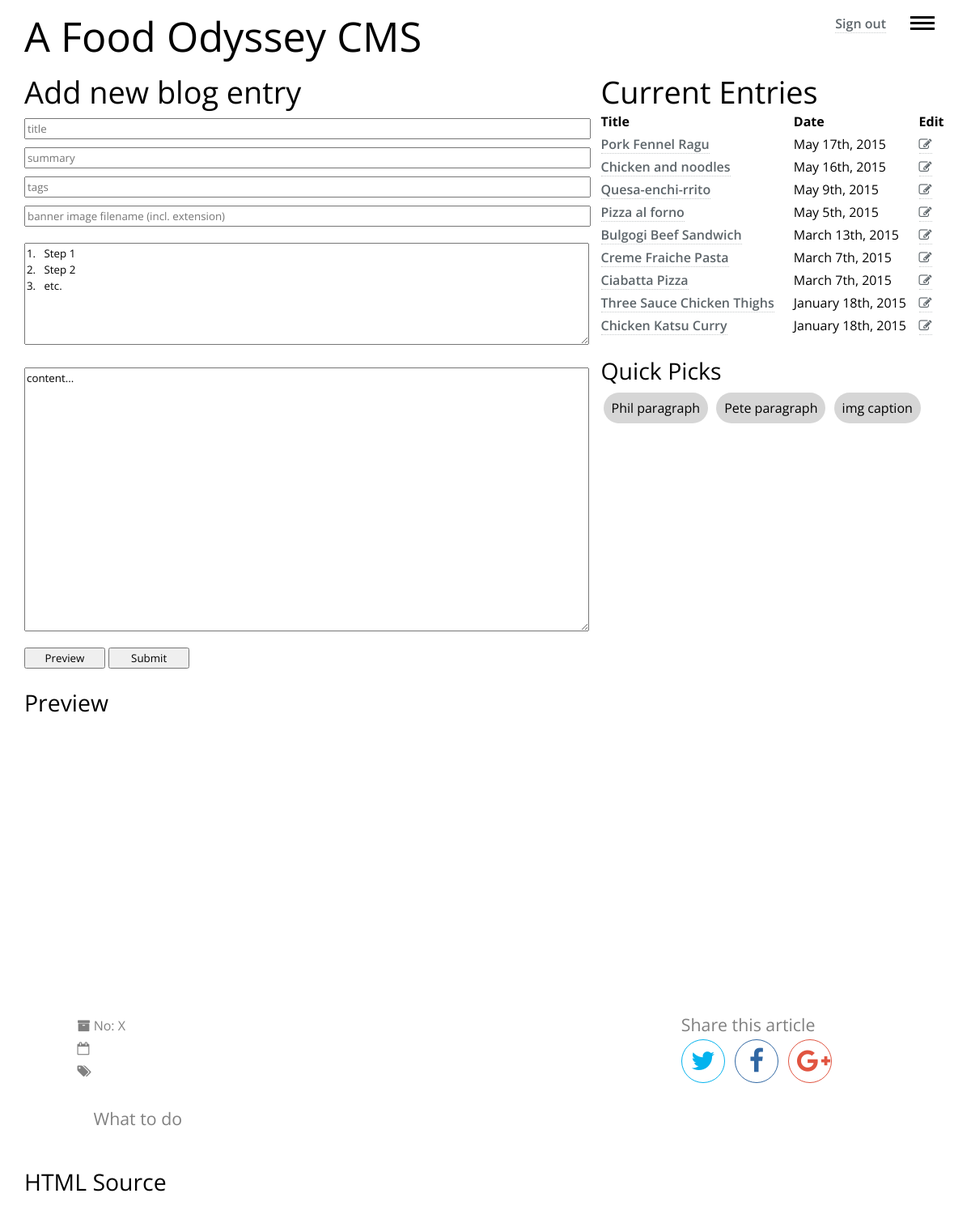
Page /content.php (signed in) on the earlier database version.
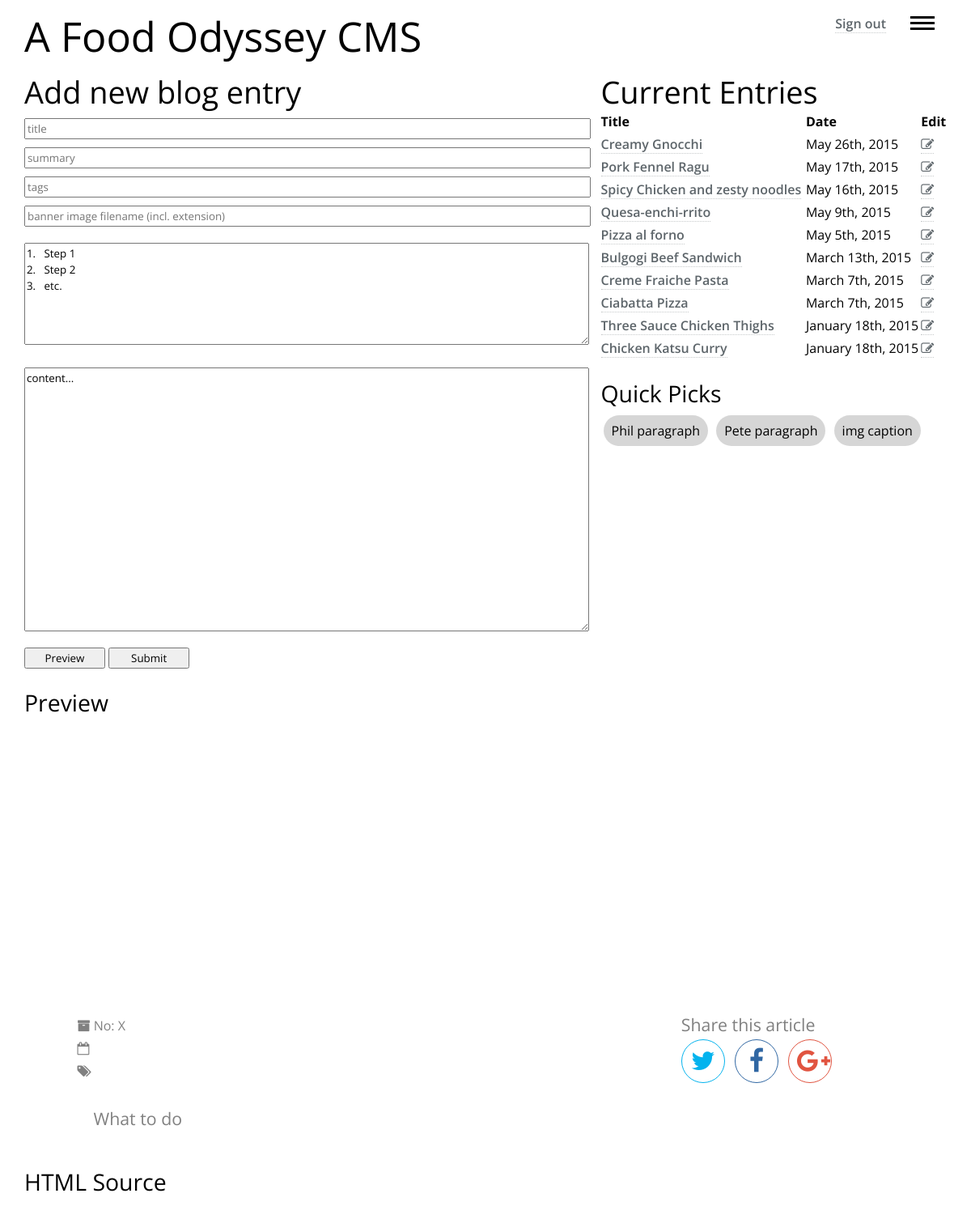
Same page on the later database version.
### tables this page shows
CREATE TABLE IF NOT EXISTS `articles` (
  `id` smallint(5) unsigned NOT NULL AUTO_INCREMENT,
  `title` varchar(50) NOT NULL,
  `summary` text NOT NULL,
  `tags` varchar(50) DEFAULT NULL,
  `banner_image_path` varchar(50) NOT NULL,
  `directions_md` text NOT NULL,
  `directions_html` text NOT NULL,
  `content_md` mediumtext NOT NULL,
  `content_html` mediumtext NOT NULL,
  `pubDate` datetime NOT NULL,
  `url` varchar(50) NOT NULL,
  PRIMARY KEY (`id`)
);

### Database.php (called while the page is built, shortened)
<?php
require "Article.php";
class Database
{
	private $mConnection;
	public function openPrivilegedConnection()
	{
		$result = false;
		$this->mConnection = new mysqli("localhost", "cmsAdmin", "h6tn2uCA5xpDraC8", "cms");
		if ($this->mConnection)
        {
            $result = true;
        }
        return $result;
	}
	public function getArticles()
	{
		$articles = array();
		$query = "SELECT * FROM articles ORDER BY pubDate DESC";
	    $stmt = mysqli_prepare($this->mConnection, $query);
	    if (!mysqli_stmt_execute($stmt))
	    {
	        throw new Exception("Database query failed");
	    }
	    else
	    {
	        mysqli_stmt_bind_result($stmt, $idCol, $titleCol, $summaryCol, $tagsCol, $bannerImagePathCol,
	        	$directionsMdCol, $directionsHtmlCol, $contentMdCol, $contentHtmlCol, $pubDateCol, $urlCol);
	        while (mysqli_stmt_fetch($stmt))
	        {
	        	$article = new Article($idCol, $titleCol, $summaryCol, $tagsCol, $contentMdCol,
	        		$contentHtmlCol, date_create_from_format('Y-m-d H:i:s', $pubDateCol), $bannerImagePathCol,
	        		$directionsMdCol, $directionsHtmlCol, $urlCol);
	        	array_push($articles, $article);
	        }
		}
		return $articles;
	}
}

### Article.php (called while the page is built, shortened)
<?php
class Article
{
	private $mId;
	private $mTitle;
	private $mPubDate;
	private $mUrl;
	public function __construct($id, $title, $summary, $tags, $contentMd, $contentHtml, $pubDate, $bannerImagePath,
		$directionsMd, $directionsHtml, $url)
	{
		$this->mId = $id;
		$this->mTitle = $title;
		$this->mUrl = $url;
		if ($pubDate instanceof DateTime)
		{
			$this->mPubDate = $pubDate;
		}
		else
		{
			throw new InvalidArgumentException("$pubDate must be of type DateTime");
		}
	}
	public function getId()
	{
		return $this->mId;
	}
	public function getTitle()
	{
		return $this->mTitle;
	}
	public function getNicePubDate()
	{
		return $this->mPubDate->format('F jS, Y');
	}
	public function getUrl()
	{
		return $this->mUrl;
	}
}

### templates/articlesTable.phtml (the view)
<h2>Current Entries</h2>
<table>
	<tr>
		<th>Title</th>
		<th>Date</th>
		<th>Edit</th>
	</tr>
	<?php foreach($this->articles as $article): ?>
		<tr>
			<td>
				<a href='articles/<?=$article->getUrl(); ?>'>
					<?=$article->getTitle(); ?>
				</a>
			</td>
			<td>
				<?=$article->getNicePubDate(); ?>
			</td>
			<td>
				<a href='#' onclick='editBlogEntry(<?=$article->getId(); ?>)'>
					<i class="fa fa-pencil-square-o"></i>
				</a>
			</td>
		</tr>
	<?php endforeach; ?>
</table>

### content.php (shortened to what this page needs)
<?php
require "Database.php";
require "ArticleView.php";
$db = new Database;
if ($db->openPrivilegedConnection())
{
	$articleView = new ArticleView();
	$articleView->articles = $db->getArticles();
	$articleView->render("articlesTable.phtml");
}
else
{
}

### ArticleView.php (shortened to what this page needs)
<?php
class ArticleView
{
	private $templateDir = "templates/";
	public function render($templateFile)
	{
		if (file_exists($this->templateDir . $templateFile))
		{
			include $this->templateDir . $templateFile;
		}
		else
		{
			throw new Exception("Template " . $templateFile . "does not exist");
		}
	}
	public function __set($name, $value)
	{
		$this->articles = $value;
	}
}

### css/header-style.css (style rules this page uses)
body { width: 95%; margin: 0 auto; }
html { font-size: 1em; }
body { line-height: 1.75; }
h1, h2, h3, h4 { font-weight: inherit; line-height: 1.2; }
h1 { font-size: 3.157em; }
h2 { font-size: 2.369em; }
h3 { font-size: 1.777em; }
h4 { font-size: 1.333em; }
p { font-size: 1em; }
#header { padding: 15px 0; }
#header h1 { display: inline; }
#header-items { float: right; }
#header-menu, #header-items p { float: right; padding: 0 15px; }
#header-menu { cursor: pointer; padding-top: 5px; }
#header-menu > span { width: 30px; height: 3px; background: none repeat scroll 0 0 #000; display: block; transition: transform 200ms cubic-bezier(0.63, 0.62, 0.48, 1.64) 0s; -webkit-transition: -webkit-transform 200ms cubic-bezier(0.63, 0.62, 0.48, 1.64) 0s; }
#header-menu .top, #header-menu .middle { margin-bottom: 4px; }
form { margin: 0 0 25px 0; }
form > input { display: block; }
form > input, form textarea { width: 100%; line-height: 1.5em; margin: 10px 0; font-family: 'Open Sans', sans-serif; }
button { width: 100px; line-height: 1.5em; font-family: 'Open Sans', sans-serif; }
#main-col { clear: both; float: left; width: 60.675%; }
#secondary-col { float: right; width: 37.5%; }
table { width: 100%; margin-bottom: 25px; }
table th { font-weight: bold; }
div.menu { position: fixed; z-index: 20; overflow: scroll; -webkit-transition: all 0.3s; -moz-transition: all 0.3s; -ms-transition: all 0.3s; -o-transition: all 0.3s; transition: all 0.3s; padding: 0 10px; }
div.slide-menu-right { top: 0; width: 1000px; height: 100%; background-color: #fff; }
div.slide-menu-right { right: -1010px; }

### css/footer-style.css (style rules this page uses)
#quick-picks { margin: 10px 0; }
#quick-picks div { display: inline-block; cursor: pointer; background-color: rgba(120, 120, 120, 0.3); text-align: center; border-radius: 20px; margin: 0 3px; padding: 5px 10px; }
#preview-area { clear: both; }
#html-source-area { clear: both; }

### css/article-style.css (style rules this page uses)
html { font-size: 1em; }
body { font-family: 'Open Sans', sans-serif; font-weight: 400; line-height: 1.75; }
h1, h2, h3, h4 { font-weight: inherit; line-height: 1.2; }
h1 { font-size: 3.157em; }
h2 { font-size: 2.369em; }
h3 { font-size: 1.777em; }
h4 { font-size: 1.333em; }
p { font-size: 1em; }
i { font-style: italic; }
.grid-container { margin: 0 auto; width: 85%; max-width: 1500px; }
#article-header { display: table; background-position: center center; background-repeat: no-repeat; background-size: cover; width: 100%; height: 20em; color: #fff; }
.article-header-container { display: table-cell; text-align: center; vertical-align: middle; }
#article-info { color: #808080; padding: 1.5em 0; }
#article-info ul { list-style: outside; list-style-type: none; }
#article-info ul li#article-number:before { font-family: "FontAwesome"; content: "\f187"; margin: 0 0 0 -20px; }
#article-info ul li#article-date:before { font-family: "FontAwesome"; content: "\f133"; margin: 0 0 0 -20px; }
#article-info ul li#article-tags:before { font-family: "FontAwesome"; content: "\f02c"; margin: 0 0 0 -20px; }
#article-info h4 { padding-top: 1.5em; }
#article-share { color: #808080; padding: 1.5em 0; }
#article-share h4 { padding: 0 0 0.25em 0; }
#article-share ul li { display: inline-block; margin-right: 0.5em; text-align: center; width: 2em; height: 2em; border-radius: 2em; padding: 10px; }
#share-twitter { border: 1px solid #03b3ee; }
#share-facebook { border: 1px solid #3067a3; }
#share-google { border: 1px solid #e15440; }
#article-share ul li a i.fa-facebook { color: #3067a3; }
#article-share ul li a i.fa-twitter { color: #03b3ee; }
#article-share ul li a i.fa-google-plus { color: #e15440; }
.no-decoration { border-bottom: none; }
a { color: #5d656a; text-decoration: none; border-bottom: 1px dotted #c7cacb; font-weight: 600; }
@media screen and (min-width: 1200px) { #article-info { float: left; width: 30%; padding-top: 3em; padding-right: 3em; padding-bottom: 3em; box-sizing: border-box; } }
@media screen and (min-width: 1200px) { #main-article { float: left; width: 40%; padding-top: 3em; padding-bottom: 3em; box-sizing: border-box; } }
@media screen and (min-width: 1200px) { #article-share { float: left; width: 30%; padding-top: 3em; padding-left: 3em; padding-bottom: 3em; box-sizing: border-box; } }

Differences in the rows shown:
added articles: title "Creamy Gnocchi", NicePubDate "May 26th, 2015"
changed articles: title "Chicken and noodles" → "Spicy Chicken and zesty noodles"
